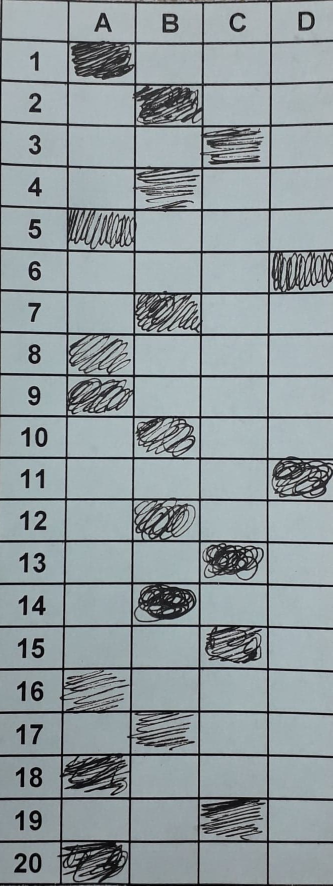
#> input picture answer.jpg, 665 x 1771 px (shown at 1/2 size)
$ python line.py
#> lines starting #> are read from the running program, lines starting #| are printed output that depends on the picture; after the words box and inside, x2 and y2 are one past the last pixel; in counts of white or black regions, pixels touching at a corner belong together
import numpy as np
import cv2
img = cv2.imread('answer.jpg', 0)
#> img: shape (1771, 665); min 0, max 228, mean 151
cv2.rectangle(img,(0,0),(510,128),(255,255,0),6)
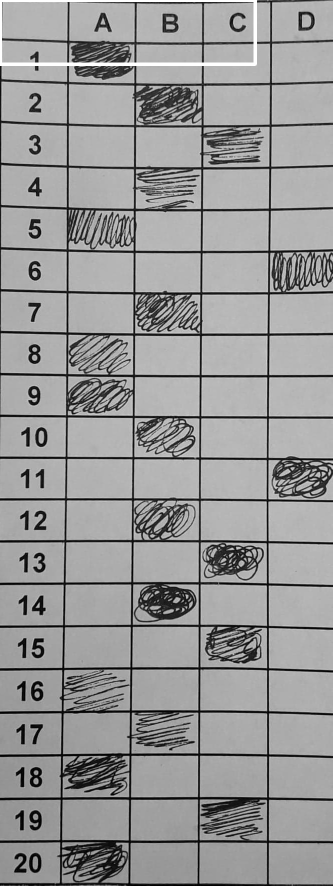
#> img: shape (1771, 665) (shown at 1/2 size); min 0, max 255, mean 151.7
while True:
	cv2.imshow('frame', img)
	if cv2.waitKey(1) & 0xFF == ord('q'):
#> (key q is pressed here)
		break
#> (the run stopped early here; a loop or call above may not have finished)

$ run again, with main2.jpg copied over answer.jpg
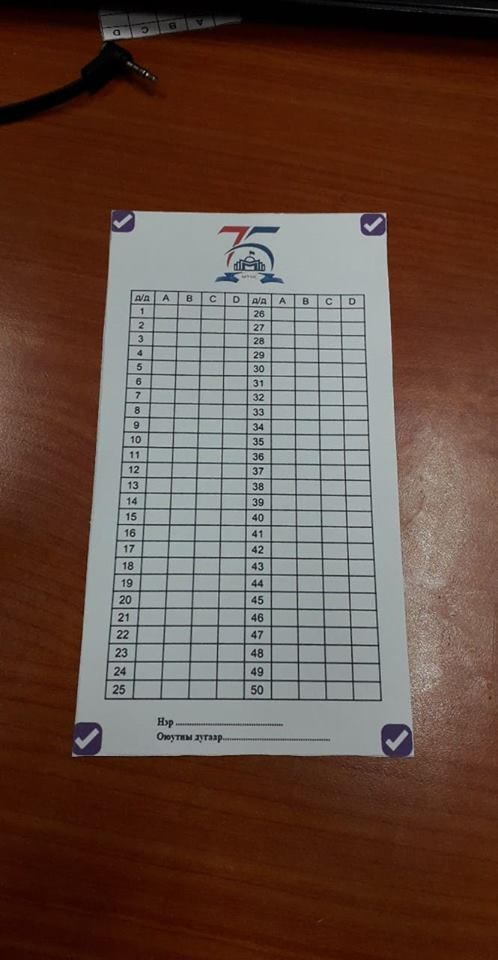
#> input picture main2.jpg, 498 x 960 px
#> `img = cv2.imread('answer.jpg', 0)`:
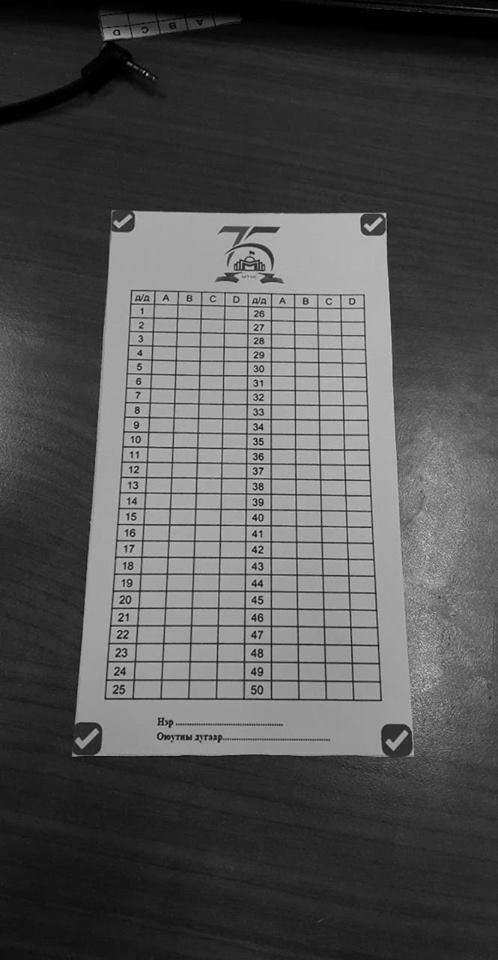
#> img: shape (960, 498); min 0, max 219, mean 83.1
#> `cv2.rectangle(img,(0,0),(510,128),(255,255,0),6)`:
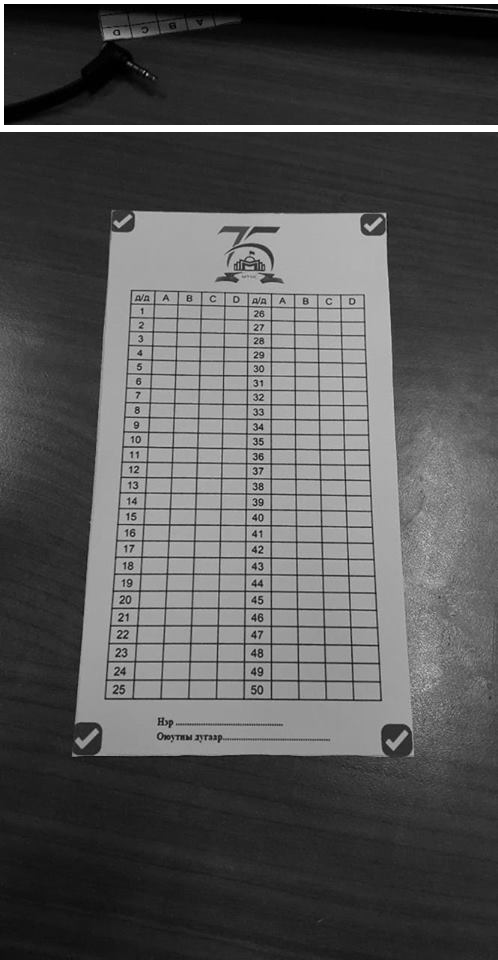
#> img: shape (960, 498); 1.25% of pixels changed, all inside (x1, y1, x2, y2) = (0, 0, 498, 132)

$ run again, with main3.jpg copied over answer.jpg
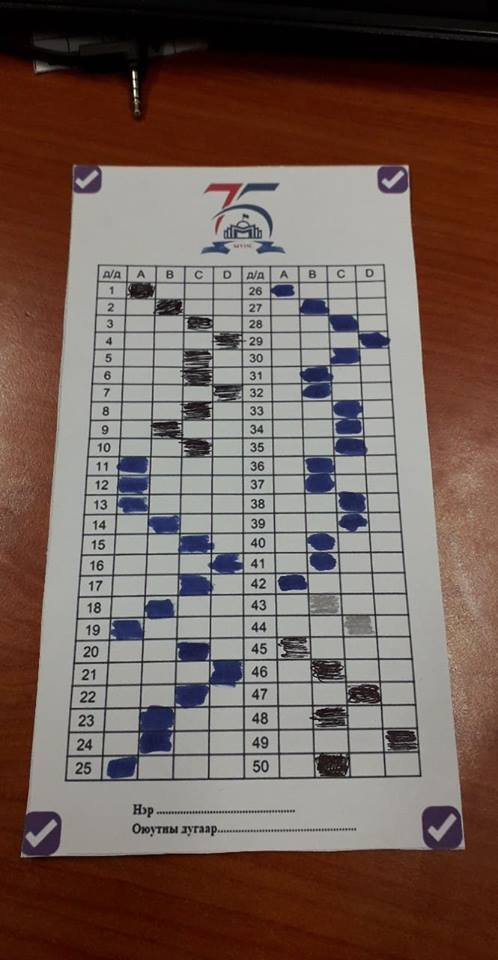
#> input picture main3.jpg, 498 x 960 px
#> `img = cv2.imread('answer.jpg', 0)`:
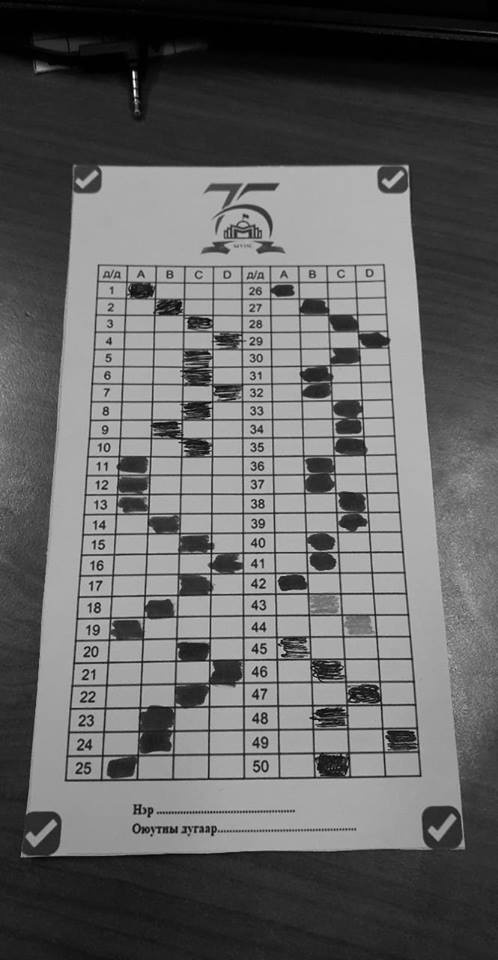
#> img: shape (960, 498); min 0, max 255, mean 100.4
#> `cv2.rectangle(img,(0,0),(510,128),(255,255,0),6)`:
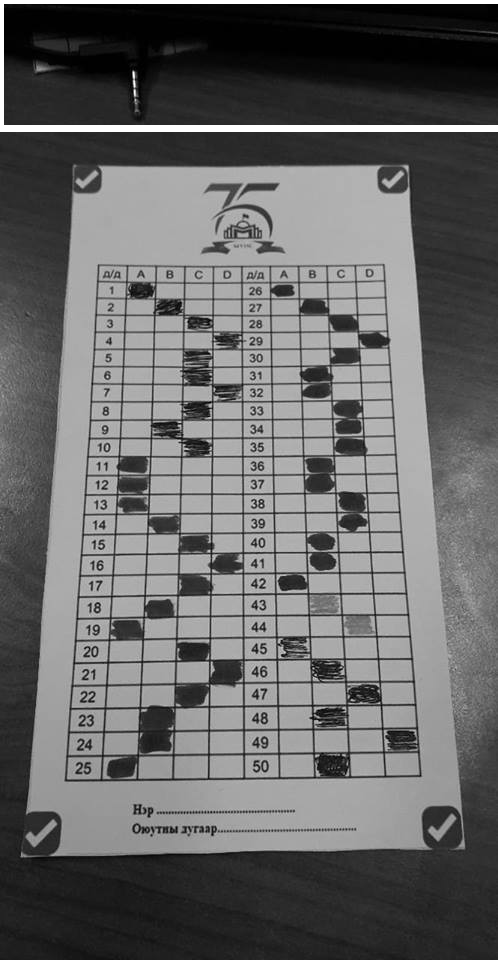
#> img: shape (960, 498); 1.25% of pixels changed, all inside (x1, y1, x2, y2) = (0, 0, 498, 132)
